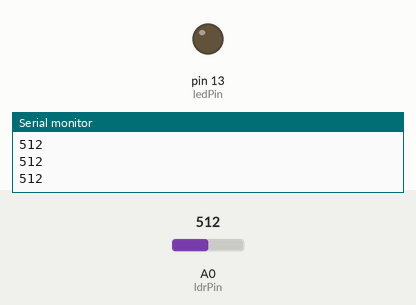
Bench run of a sketch on a simulated Arduino Uno, built with avr-gcc and run on an emulated ATmega328P. Parts: output pins drawn as LEDs (lit = HIGH), the last lines printed to the serial monitor. Inputs (shaded band) come from the test bench; at power-on: A0 (ldrPin) = 512.

Above: at 1.2 s.
1.3 s: A0 (ldrPin) set to 586
2.8 s: A0 (ldrPin) set to 606
At 3.4 s:
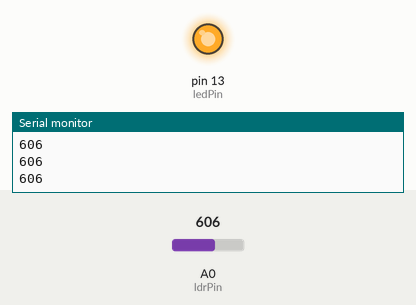
4.3 s: A0 (ldrPin) set to 590
At 5.5 s:
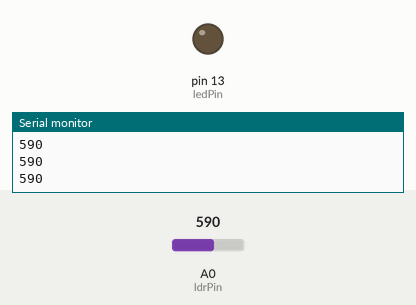
5.8 s: A0 (ldrPin) set to 610
At 6.8 s:
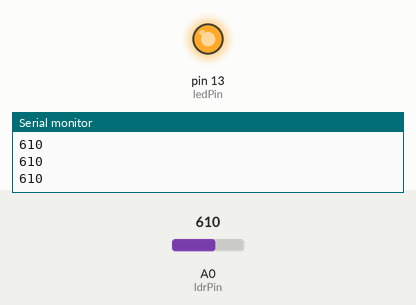
Timing chart, 0 to 8.3 s (numbered marks = the images above; inputs shaded):
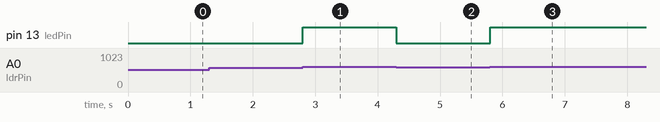

Measured:
- the behaviour switches between 599 and 600 on A0 (ldrPin) (found by bisection; images 0 and 1)
- after the input at 2.8 s, pin 13 (ledPin): LOW → HIGH at once
- after the input at 4.3 s, pin 13 (ledPin): HIGH → LOW at once
- after the input at 5.8 s, pin 13 (ledPin): LOW → HIGH at once

The sketch:

Automatic_light_system_with_LDR.ino
```cpp
const int ledPin = 13;
const int ldrPin = A0;
void setup() {

Serial.begin(9600);
pinMode(ledPin, OUTPUT);
pinMode(ldrPin, INPUT);
}

void loop() {

int ldrStatus = analogRead(ldrPin);
if (ldrStatus >= 600) {
digitalWrite(ledPin, HIGH);
Serial.println(ldrStatus);

} else {

digitalWrite(ledPin, LOW);
Serial.println(ldrStatus);

}

}
```
